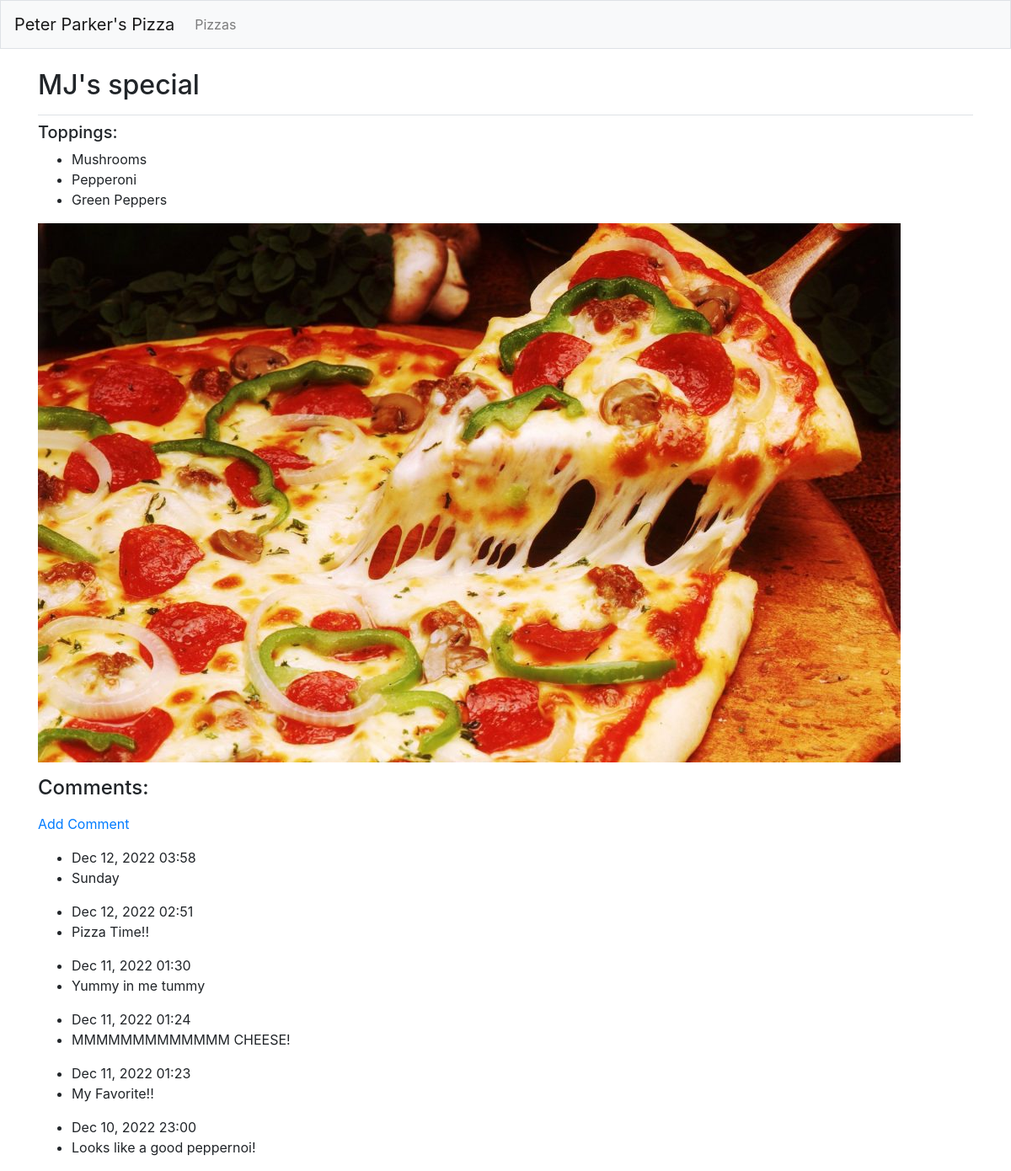
The app's page /pizzas/5/ with its own data.
### pizzas/models.py (models this page shows, shortened)
class Pizza(models.Model):
    pizza_name = models.CharField(max_length=200)
    image = models.ImageField(upload_to='img', blank=True,null=True)
    def __str__(self):
        return self.pizza_name

class Topping(models.Model):
    pizza = models.ForeignKey(Pizza, on_delete=models.CASCADE)
    topping_name = models.TextField()

class Comment(models.Model):
    pizza = models.ForeignKey(Pizza, on_delete=models.CASCADE)
    comment_text = models.CharField(max_length=200)
    date_added = models.DateTimeField(auto_now_add=True)

### pizzas/views.py (the view)
# urls.py: path('pizzas/<int:pizza_id>/',views.pizza,name='pizza'),
def pizza(request,pizza_id):
    p = Pizza.objects.get(id=pizza_id)
    toppings = Topping.objects.filter(pizza=p)
    comments = Comment.objects.order_by('-date_added')
    image = Pizza.image
    context = {'pizza':p,'toppings':toppings,'comments':comments,'image':image}
    return render(request, 'pizzas/pizza.html', context)

### pizzas/templates/pizzas/pizza.html
{% extends 'pizzas/base.html' %}
{% block page_header %}
<h2>{{ pizza }}</h2>
{% endblock page_header %}
{% block content %}
<h5>Toppings:</h5>
<ul>
    {% for t in toppings %}
        <li>
            {{ t.topping_name }}
        </li>
    {% empty %}
    <p> There are no toppings on this pizza.</p>
    {% endfor %}
</ul>
<p>
    <img src="{{ pizza.image.url }}">
</p>
<h4><p>Comments:</p></h4>
<p><a href="{% url 'pizzas:comment' pizza.id %}">Add Comment</a></p>
<ul>
    {% for c in comments %}
        <li>{{ c.date_added|date:'M d, Y H:i'}}</li>
        <li>{{ c.comment_text|linebreaks }}</li>
    {% empty %}
    <p>There are no comments yet. Tell us what you think by adding a comment!</p>
    {% endfor %}
</ul>
{% endblock content %}

### records on screen
Pizza: pizza_name "MJ's special", image (picture)
Topping: topping_name "Mushrooms"
Topping: topping_name "Pepperoni"
Topping: topping_name "Green Peppers"
Comment: date_added "Dec 12, 2022 03:58", comment_text "Sunday"
Comment: date_added "Dec 12, 2022 02:51", comment_text "Pizza Time!!"
Comment: date_added "Dec 11, 2022 01:30", comment_text "Yummy in me tummy"
Comment: date_added "Dec 11, 2022 01:24", comment_text "MMMMMMMMMMMMM CHEESE!"
Comment: date_added "Dec 11, 2022 01:23", comment_text "My Favorite!!"
Comment: date_added "Dec 10, 2022 23:00", comment_text "Looks like a good peppernoi!"
